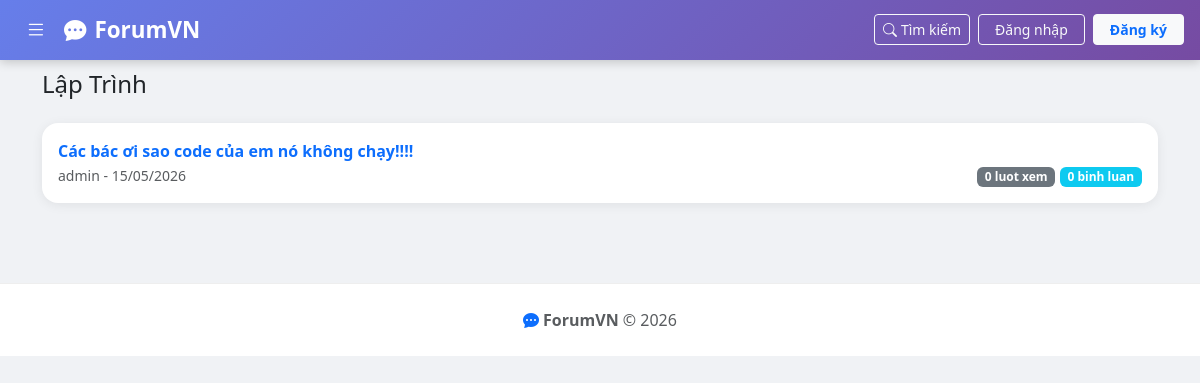
The page /category/lp-trinh/ on the database its author committed.
### forum/models.py (models this page shows, shortened)
class Category(models.Model):
    name        = models.CharField(max_length=100, verbose_name='Tên chuyên mục')
    description = models.TextField(blank=True, verbose_name='Mô tả')
    slug        = models.SlugField(unique=True)
    created_at  = models.DateTimeField(auto_now_add=True)
    class Meta:
        verbose_name = 'Chuyên mục'
        verbose_name_plural = 'Chuyên mục'

class Topic(models.Model):
    title       = models.CharField(max_length=200, verbose_name='Tiêu đề')
    content     = models.TextField(verbose_name='Nội dung')
    image       = models.ImageField(upload_to='topics/', blank=True, null=True, verbose_name='Ảnh')
    author      = models.ForeignKey(User, on_delete=models.CASCADE, related_name='topics')
    category    = models.ForeignKey(Category, on_delete=models.CASCADE, related_name='topics')
    is_pinned   = models.BooleanField(default=False, verbose_name='Ghim')
    is_locked   = models.BooleanField(default=False, verbose_name='Khóa')
    views       = models.PositiveIntegerField(default=0)
    created_at  = models.DateTimeField(auto_now_add=True)
    updated_at  = models.DateTimeField(auto_now=True)
    TAG_CHOICES = [
        ('thac_mac', 'Thắc mắc'),
        ('thao_luan', 'Thảo luận'),
        ('danh_gia', 'Đánh giá'),
        ('chia_se', 'Chia sẻ'),
        ('huong_dan', 'Hướng dẫn'),
    ]
    tag = models.CharField(max_length=20, choices=TAG_CHOICES, blank=True, null=True, verbose_name='Tag')
    class Meta:
        verbose_name = 'Chủ đề'
        verbose_name_plural = 'Chủ đề'
        ordering = ['-is_pinned', '-created_at']

### forum/views.py (the view)
# urls.py: path('category/<slug:slug>/', views.category_detail, name='category_detail'),
def category_detail(request, slug):
    category = get_object_or_404(Category, slug=slug)
    sort = request.GET.get('sort', 'new')
    if sort == 'popular':
        topics = category.topics.select_related('author').annotate(
            post_count=Count('posts')
        ).order_by('-is_pinned', '-post_count', '-created_at')
    else:
        topics = category.topics.select_related('author').order_by('-is_pinned', '-created_at')
    return render(request, 'forum/category_detail.html', {
        'category': category,
        'topics': topics,
        'sort': sort,
    })

### forum/context_processors.py (called while the page is built)
def categories(request):
    return {'all_categories': Category.objects.all()}

### templates/forum/category_detail.html (shortened to what this page needs)
{% extends 'base.html' %}
{% block content %}
<div class="d-flex justify-content-between align-items-center mb-3">
<h4>{{ category.name }}</h4>
</div>
{% for topic in topics %}
<div class="card mb-2">
<div class="card-body">
<a href="{% url 'forum:topic_detail' topic.pk %}" class="fw-semibold text-decoration-none">{{ topic.title }}</a>
<br><small class="text-muted">{{ topic.author.username }} - {{ topic.created_at|date:"d/m/Y" }}</small>
<span class="float-end"><span class="badge bg-secondary">{{ topic.views }} luot xem</span> <span class="badge bg-info">{{ topic.posts.count }} binh luan</span></span>
</div>
</div>
{% empty %}
<div class="alert alert-light text-center">Chua co chu de nao.</div>
{% endfor %}
{% endblock %}

### templates/base.html (style rules this page uses)
body { background: #f0f2f5; font-family: "Segoe UI", sans-serif; margin: 0; }
.card { border: none; border-radius: 16px; box-shadow: 0 2px 12px rgba(0,0,0,0.07); margin-bottom: 1rem; }

### rows shown on the page
Category: name "Lập Trình"
Topic: title "Các bác ơi sao code của em nó không chạy!!!!", author.username "admin", created_at "15/05/2026", views "0", posts.count "0"
